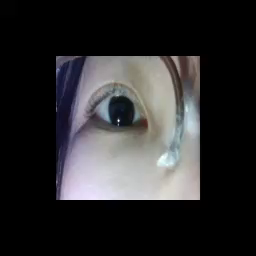
#> input picture frame 17 of 5point.mov, 256 x 256 px, given in place of 9.avi, which was not available
$ python '11월29일.py'   (older library calls are emulated)
#> lines starting #> are read from the running program, lines starting #| are printed output that depends on the picture; after the words box and inside, x2 and y2 are one past the last pixel; in counts of white or black regions, pixels touching at a corner belong together; pictures that were not available may be replaced by others from this repository, and a replacement may not be noted
import cv2
import numpy as np

def sobel_gradient(image):
    """
    Compute the Sobel gradient magnitude of the input image.
    """
    grad_x = cv2.Sobel(image, cv2.CV_64F, 1, 0, ksize=3)
    grad_y = cv2.Sobel(image, cv2.CV_64F, 0, 1, ksize=3)
    gradient_magnitude = np.sqrt(grad_x**2 + grad_y**2)
    return gradient_magnitude

def ray_cast_with_sobel(frame, num_rays=360, max_radius=100, step_size=1):
    """
    Perform ray casting with Sobel edge detection on a single frame.
    """
    # Convert to grayscale and preprocess
    gray = cv2.cvtColor(frame, cv2.COLOR_BGR2GRAY)
    blurred = cv2.GaussianBlur(gray, (5, 5), 0)
    sobel_mag = sobel_gradient(blurred)

    # Define initial center (middle of the frame)
    height, width = frame.shape[:2]
    center_x, center_y = width // 2, height // 2
    edges = []

    # Cast rays
    for i in range(num_rays):
        theta = 2 * np.pi * i / num_rays
        for r in range(0, max_radius, step_size):
            x = int(center_x + r * np.cos(theta))
            y = int(center_y + r * np.sin(theta))

            # Check if coordinates are within bounds
            if x < 0 or x >= width or y < 0 or y >= height:
                break

            # Check Sobel gradient magnitude
            if sobel_mag[y, x] > 50:  # Adjust threshold as needed
                edges.append((x, y))
                break  # Stop at the first edge detected along this ray

    return edges

def process_video(video_source=0):
    """
    Process video input with ray casting and display results.
    """
#> called with video_source = '9.avi'
    cap = cv2.VideoCapture(video_source)

    if not cap.isOpened():
        print("Error: Cannot open video source.")
        return

    while True:
        ret, frame = cap.read()
#> frame is the input picture: shape (256, 256, 3); mean B, G, R 45.1, 44, 44.5
        if not ret:
            print("End of video or cannot read frame.")
            break

        # Apply ray casting
        edges = ray_cast_with_sobel(frame)
#> in ray_cast_with_sobel, `gray = cv2.cvtColor(frame, cv2.COLOR_BGR2GRAY)`:
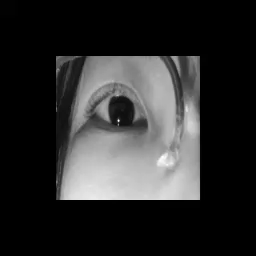
#> gray: shape (256, 256); min 0, max 253, mean 44.2
#> in sobel_gradient, `grad_x = cv2.Sobel(image, cv2.CV_64F, 1, 0, ksize=3)`:
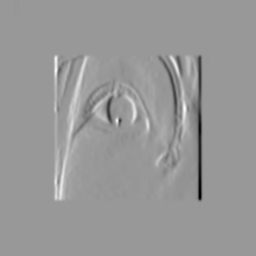
#> grad_x: shape (256, 256) float64; min -446, max 301, mean 0; drawn with min black and max white
#> in sobel_gradient, `grad_y = cv2.Sobel(image, cv2.CV_64F, 0, 1, ksize=3)`:
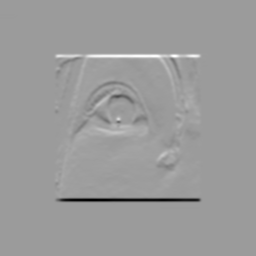
#> grad_y: shape (256, 256) float64; min -584, max 373, mean 0; drawn with min black and max white
#> in sobel_gradient, `gradient_magnitude = np.sqrt(grad_x**2 + grad_y**2)`:
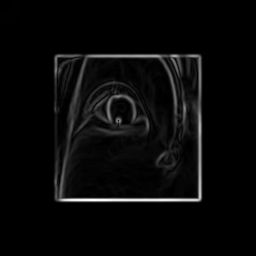
#> gradient_magnitude: shape (256, 256) float64; min 0, max 584, mean 20.4; drawn with min black and max white
#> edges = 360 pairs, first value 128 to 128, second value 128 to 128

        # Draw detected edges
        for x, y in edges:
            cv2.circle(frame, (x, y), 2, (0, 255, 0), -1)
#> frame: shape (256, 256, 3); 0.02% of pixels changed, all inside (x1, y1, x2, y2) = (126, 126, 131, 131)

        # Display the processed frame
        cv2.imshow("Ray Casting with Sobel", frame)

        # Exit on 'q' key
        if cv2.waitKey(1) & 0xFF == ord('q'):
#> (key q is pressed here)
            break

    # Release resources
    cap.release()
    cv2.destroyAllWindows()

# Run the video processing function
process_video('9.avi')  # Use 0 for webcam or replace with a video file path


'''
difference between 11월 27일 재구성 / 11월 29일

소벨 연산자 적용 - 윤곽선
....흠 다시 제대로 읽어봐야곘다


'''

$ run again, starting later in the video
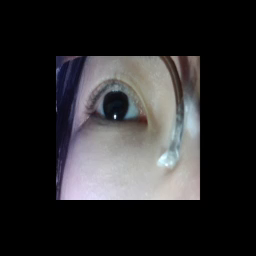
#> input picture frame 76 of 5point.mov, 256 x 256 px, given in place of 9.avi, which was not available
#> in process_video, frame is the input picture: shape (256, 256, 3); mean B, G, R 43.1, 41.8, 42.6
#> in sobel_gradient, `gradient_magnitude = np.sqrt(grad_x**2 + grad_y**2)`:
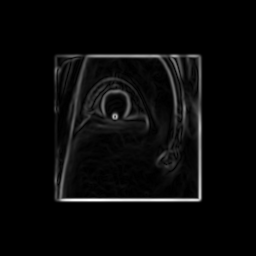
#> gradient_magnitude: shape (256, 256) float64; min 0, max 562, mean 19.8; drawn with min black and max white
#> in process_video, `edges = ray_cast_with_sobel(frame)`: edges = 360 pairs, first value 64 to 178, second value 123 to 198
#> the loop in process_video, `for x, y in edges:` made 360 passes
#> (x, y) on passes 1 to 3: (144, 128), (144, 128), (144, 128)
#> after the loop in process_video, `for x, y in edges:`:
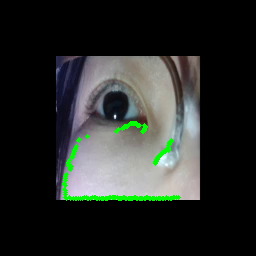
#> frame: shape (256, 256, 3); 1.66% of pixels changed, all inside (x1, y1, x2, y2) = (62, 121, 181, 201)
